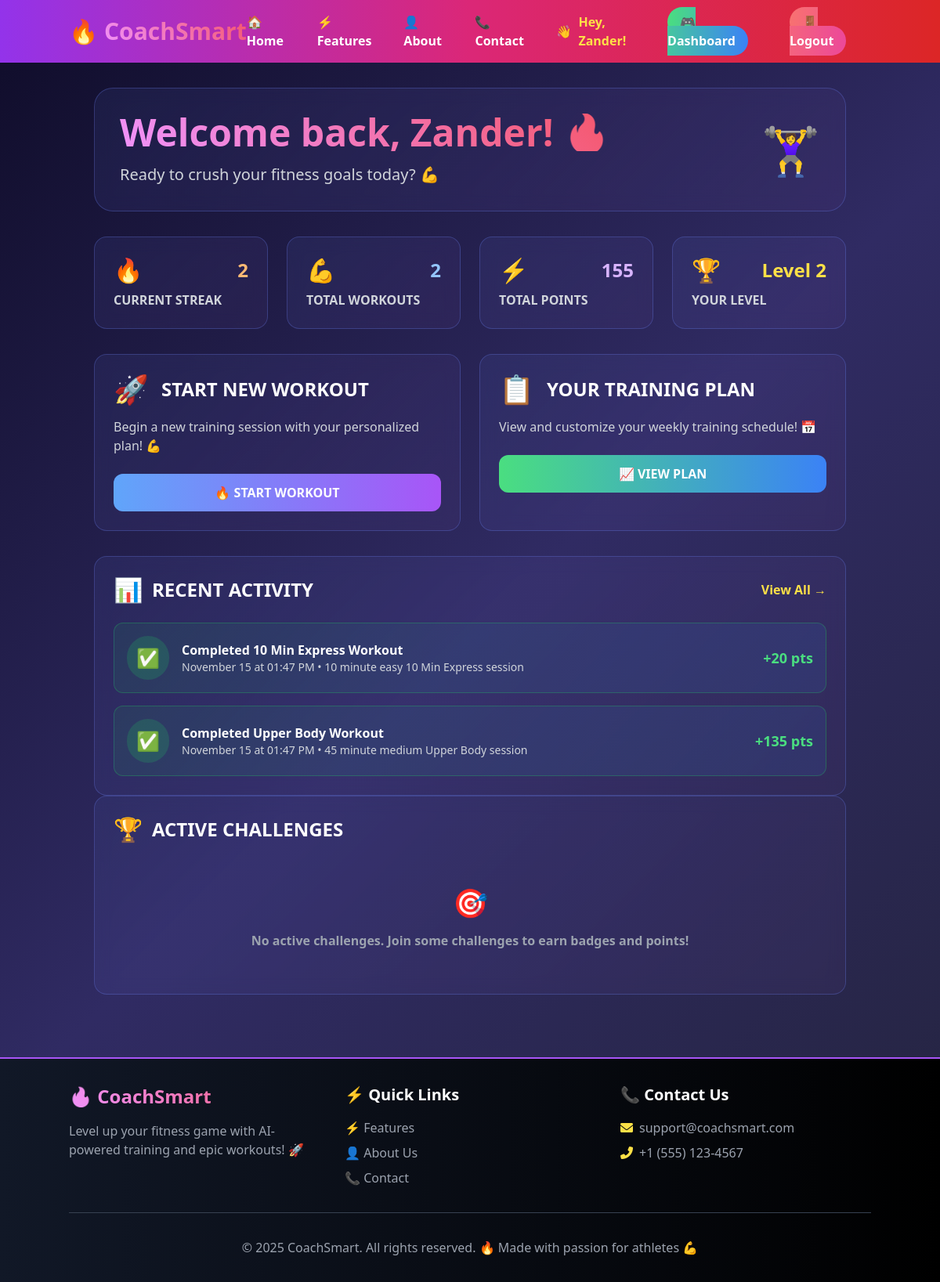
The page /dashboard (signed in) on the database its author committed.
### app.py (models this page shows)
class UserStats(db.Model):
    id = db.Column(db.Integer, primary_key=True)
    user_id = db.Column(db.Integer, db.ForeignKey('user.id'), nullable=False)
    current_streak = db.Column(db.Integer, default=0)
    total_workouts = db.Column(db.Integer, default=0)
    total_time_minutes = db.Column(db.Integer, default=0)
    total_points = db.Column(db.Integer, default=0)
    level = db.Column(db.Integer, default=1)
    created_at = db.Column(db.DateTime, server_default=db.func.now())
    updated_at = db.Column(db.DateTime, server_default=db.func.now(), onupdate=db.func.now())

class Activity(db.Model):
    id = db.Column(db.Integer, primary_key=True)
    user_id = db.Column(db.Integer, db.ForeignKey('user.id'), nullable=False)
    activity_type = db.Column(db.String(50), nullable=False)  # workout, achievement, personal_record, challenge
    title = db.Column(db.String(200), nullable=False)
    description = db.Column(db.Text)
    points_earned = db.Column(db.Integer, default=0)
    created_at = db.Column(db.DateTime, server_default=db.func.now())

### app.py (the view)
@app.route('/dashboard')
def dashboard():
    if 'user_id' not in session:
        return redirect(url_for('get_started'))
    user_id = session['user_id']
    user_stats = UserStats.query.filter_by(user_id=user_id).first()
    if not user_stats:
        user_stats = UserStats(user_id=user_id)
        db.session.add(user_stats)
        db.session.commit()
    recent_activities = Activity.query.filter_by(user_id=user_id).order_by(Activity.created_at.desc()).limit(10).all()
    active_challenges = db.session.query(UserChallenge, Challenge).join(Challenge).filter(
        UserChallenge.user_id == user_id,
        UserChallenge.is_completed == False
    ).all()
    return render_template('dashboard.html',
                         username=session.get('username'),
                         user_stats=user_stats,
                         recent_activities=recent_activities,
                         active_challenges=active_challenges)

### templates/dashboard.html (shortened to what this page needs)
{% extends "base.html" %}
{% block content %}
<div class="container mx-auto p-8">
    <div class="dashboard-card rounded-3xl p-8 mb-8">
        <div class="flex items-center justify-between">
            <div>
                <h1 class="text-5xl font-black mb-4 gradient-text floating">Welcome back, {{ username }}! 🔥</h1>
                <p class="text-xl text-gray-300">Ready to crush your fitness goals today? 💪</p>
            </div>
            <div class="text-6xl floating" style="animation-delay: 0.5s;">🏋️‍♀️</div>
        </div>
    </div>
            <div class="grid grid-cols-1 md:grid-cols-4 gap-6 mb-8">
                <div class="dashboard-card rounded-2xl p-6">
                    <div class="flex items-center justify-between mb-2">
                        <span class="text-3xl floating">🔥</span>
                        <span class="text-2xl font-black text-orange-300 pulsing">{{ user_stats.current_streak or 0 }}</span>
                    </div>
                    <p class="text-gray-300 font-bold">CURRENT STREAK</p>
                </div>
                <div class="dashboard-card rounded-2xl p-6">
                    <div class="flex items-center justify-between mb-2">
                        <span class="text-3xl floating" style="animation-delay: 0.2s;">💪</span>
                        <span class="text-2xl font-black text-blue-300 pulsing" style="animation-delay: 0.2s;">{{ user_stats.total_workouts or 0 }}</span>
                    </div>
                    <p class="text-gray-300 font-bold">TOTAL WORKOUTS</p>
                </div>
                <div class="dashboard-card rounded-2xl p-6">
                    <div class="flex items-center justify-between mb-2">
                        <span class="text-3xl floating" style="animation-delay: 0.3s;">⚡</span>
                        <span class="text-2xl font-black text-purple-300 pulsing" style="animation-delay: 0.3s;">{{ user_stats.total_points or 0 }}</span>
                    </div>
                    <p class="text-gray-300 font-bold">TOTAL POINTS</p>
                </div>
                <div class="dashboard-card rounded-2xl p-6">
                    <div class="flex items-center justify-between mb-2">
                        <span class="text-3xl floating" style="animation-delay: 0.4s;">🏆</span>
                        <span class="text-2xl font-black text-yellow-300 pulsing" style="animation-delay: 0.4s;">Level {{ user_stats.level or 1 }}</span>
                    </div>
                    <p class="text-gray-300 font-bold">YOUR LEVEL</p>
                </div>
            </div>
            <div class="grid grid-cols-1 md:grid-cols-2 gap-6 mb-8">
                <div class="dashboard-card rounded-2xl p-6">
                    <div class="flex items-center mb-4">
                        <span class="text-4xl mr-4 floating">🚀</span>
                        <h2 class="text-2xl font-black text-white">START NEW WORKOUT</h2>
                    </div>
                    <p class="text-gray-300 mb-6">Begin a new training session with your personalized plan! 💪</p>
                    <a href="{{ url_for('start_workout') }}" class="action-btn block w-full bg-gradient-to-r from-blue-400 to-purple-500 hover:from-blue-500 hover:to-purple-600 text-white font-black py-3 px-6 rounded-xl text-center">
                        🔥 START WORKOUT
                    </a>
                </div>
                <div class="dashboard-card rounded-2xl p-6">
                    <div class="flex items-center mb-4">
                        <span class="text-4xl mr-4 floating" style="animation-delay: 0.2s;">📋</span>
                        <h2 class="text-2xl font-black text-white">YOUR TRAINING PLAN</h2>
                    </div>
                    <p class="text-gray-300 mb-6">View and customize your weekly training schedule! 📅</p>
                    <a href="{{ url_for('training_plan') }}" class="action-btn block w-full bg-gradient-to-r from-green-400 to-blue-500 hover:from-green-500 hover:to-blue-600 text-white font-black py-3 px-6 rounded-xl text-center">
                        📈 VIEW PLAN
                    </a>
                </div>
            </div>
            <div class="dashboard-card rounded-2xl p-6">
                <div class="flex justify-between items-center mb-6">
                    <div class="flex items-center">
                        <span class="text-3xl mr-3 floating">📊</span>
                        <h2 class="text-2xl font-black text-white">RECENT ACTIVITY</h2>
                    </div>
                    <a href="{{ url_for('activity') }}" class="text-yellow-300 hover:text-yellow-200 font-black transition-colors">View All →</a>
                </div>
                <div class="space-y-4">
                    {% if recent_activities %}
                        {% for activity in recent_activities %}
                            {% if activity.activity_type == 'workout' %}
                                <div class="flex items-center p-4 rounded-xl bg-gradient-to-r from-green-500/10 to-blue-500/10 border border-green-500/30">
                                    <div class="bg-green-500/20 p-3 rounded-full mr-4">
                                        <span class="text-2xl">✅</span>
                                    </div>
                                    <div class="flex-1">
                                        <p class="font-black text-white">{{ activity.title }}</p>
                                        <p class="text-sm text-gray-300">{{ activity.created_at.strftime('%B %d at %I:%M %p') }} • {{ activity.description }}</p>
                                    </div>
                                    {% if activity.points_earned > 0 %}
                                        <span class="text-green-400 font-black text-lg pulsing">+{{ activity.points_earned }} pts</span>
                                    {% endif %}
                                </div>
                            {% endif %}
                        {% endfor %}
                    {% else %}
                        <div class="text-center py-8">
                            <span class="text-4xl mb-4 block">🏃‍♂️</span>
                            <p class="text-gray-400 font-bold">No activities yet. Start your first workout to see your progress!</p>
                        </div>
                    {% endif %}
                </div>
            </div>
            <div class="dashboard-card rounded-2xl p-6">
                <a href="{{ url_for('challenges') }}" class="flex items-center mb-6 group">
                    <span class="text-3xl mr-3 floating" style="animation-delay: 0.3s;">🏆</span>
                    <h2 class="text-2xl font-black text-white group-hover:text-yellow-300 transition-colors">ACTIVE CHALLENGES</h2>
                </a>
                <div class="grid grid-cols-1 md:grid-cols-2 gap-4">
                    {% if active_challenges %}
                        {% for user_challenge, challenge in active_challenges %}
                            {% set progress_percent = (user_challenge.current_progress / challenge.target_value * 100) if challenge.target_value > 0 else 0 %}
                            <div class="bg-gradient-to-r from-orange-500/20 to-red-500/20 p-4 rounded-xl border border-orange-500/30">
                                <h3 class="font-black text-orange-300 mb-2">🔥 {{ challenge.name }}</h3>
                                <p class="text-gray-300 text-sm mb-2">{{ challenge.description }}</p>
                                <div class="w-full bg-gray-700 rounded-full h-3">
                                    <div class="bg-gradient-to-r from-orange-400 to-red-500 h-3 rounded-full" style="--progress-width: {{ progress_percent }}%; width: var(--progress-width)"></div>
                                </div>
                                <p class="text-gray-400 text-xs mt-1">{{ user_challenge.current_progress }}/{{ challenge.target_value }} {% if challenge.challenge_type == 'streak' %}days{% elif challenge.challenge_type == 'workout_count' %}workouts{% else %}goals{% endif %}</p>
                            </div>
                        {% endfor %}
                    {% else %}
                        <div class="col-span-2 text-center py-8">
                            <span class="text-4xl mb-4 block">🎯</span>
                            <p class="text-gray-400 font-bold">No active challenges. Join some challenges to earn badges and points!</p>
                        </div>
                    {% endif %}
                </div>
            </div>
        </div>
    </main>
{% endblock %}

### templates/base.html (style rules this page uses)
.gradient-text { background: linear-gradient(45deg, #f093fb 0%, #f5576c 100%); -webkit-background-clip: text; -webkit-text-fill-color: transparent; background-clip: text; }
body { background: linear-gradient(135deg, #0f0c29, #302b63, #24243e); min-height: 100vh; }

### templates/dashboard.html (style rules this page uses)
.dashboard-card { background: linear-gradient(135deg, rgba(102, 126, 234, 0.1) 0%, rgba(118, 75, 162, 0.1) 100%); border: 1px solid rgba(102, 126, 234, 0.3); transition: all 0.3s ease; backdrop-filter: blur(10px); }
.floating { animation: float 3s ease-in-out infinite; }
.pulsing { animation: pulse 2s ease-in-out infinite; }
.gradient-text { background: linear-gradient(45deg, #f093fb 0%, #f5576c 100%); -webkit-background-clip: text; -webkit-text-fill-color: transparent; background-clip: text; }
.action-btn { transition: all 0.3s ease; position: relative; overflow: hidden; }
.action-btn::before { content: ''; position: absolute; top: 0; left: -100%; width: 100%; height: 100%; background: linear-gradient(90deg, transparent, rgba(255, 255, 255, 0.2), transparent); transition: left 0.5s ease; }

### rows shown on the page
UserStats: current_streak "2", total_workouts "2", total_points "155", level "2"
Activity: title "Completed 10 Min Express Workout", created_at "November 15 at 01:47 PM", description "10 minute easy 10 Min Express session", points_earned "20"
Activity: title "Completed Upper Body Workout", created_at "November 15 at 01:47 PM", description "45 minute medium Upper Body session", points_earned "135"

### other values the page prints
{{ session.get('username') }} "Zander"
{{ username }} "Zander"
